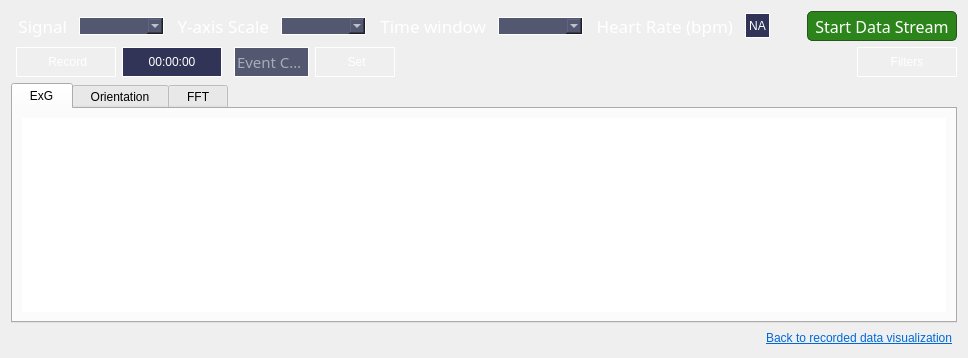
            <widget class="QWidget" name="page_plotsNoWidget">
             <property name="styleSheet">
              <string notr="true">QFrame{
	border:none;
}

QLabel{
	color: #FFF;
	padding:2px;
}

QLineEdit{
	background-color: #53576F;
	border: 1px solid #FFF;
	color: #FFF;
}

QComboBox{
	background-color: #53576F;
	border: 1px solid #FFF;
	color: #FFF;
}
QComboBox::drop-down{
	color: #FFF;
}
QComboBox QAbstractItemView{
	color: #FFF;
}
QComboBox QListView{
	color: #FFF;
}
QListView{
	color:#FFF;
}
QPushButton{
	border-radius: 1px;
	border: 1px solid #FFFFFF;
	background-position: left center;
    	background-repeat: no-repeat;
	color: #FFFFFF;
	text-align: center;
	padding: 2px
}
QPushButton:hover{
	background-color: rgb(61, 64, 89);
}
QPushButton:disabled{
	background-color: #3B3F57;
	color: #797979;
}

/*QPushButton{
	border-radius: 5px;
	background-position: left center;
    	background-repeat: no-repeat;
	border: none;
	border-left: 20px solid transparent;
	text-align: left;
	padding-left: 44px;
	color: rgb(189, 189, 189);
}
QPushButton:hover{
	background-color: rgb(61, 64, 89);
	border-left: 20px solid rgb(61, 64, 89);*/
</string>
             </property>
             <layout class="QVBoxLayout" name="verticalLayout_21">
              <item>
               <layout class="QHBoxLayout" name="horizontalLayout_32">
                <item>
                 <widget class="QLabel" name="label_signal">
                  <property name="font">
                   <font>
                    <family>DM Sans</family>
                    <pointsize>13</pointsize>
                    <weight>50</weight>
                    <italic>false</italic>
                    <bold>false</bold>
                   </font>
                  </property>
                  <property name="text">
                   <string>Signal</string>
                  </property>
                  <property name="alignment">
                   <set>Qt::AlignRight|Qt::AlignTrailing|Qt::AlignVCenter</set>
                  </property>
                 </widget>
                </item>
                <item>
                 <widget class="QComboBox" name="value_signal">
                  <property name="minimumSize">
                   <size>
                    <width>85</width>
                    <height>0</height>
                   </size>
                  </property>
                  <property name="maximumSize">
                   <size>
                    <width>16777215</width>
                    <height>16777215</height>
                   </size>
                  </property>
                 </widget>
                </item>
                <item>
                 <widget class="QLabel" name="label_yAxis">
                  <property name="font">
                   <font>
                    <family>DM Sans</family>
                    <pointsize>13</pointsize>
                    <weight>50</weight>
                    <italic>false</italic>
                    <bold>false</bold>
                   </font>
                  </property>
                  <property name="text">
                   <string>Y-axis Scale</string>
                  </property>
                  <property name="alignment">
                   <set>Qt::AlignRight|Qt::AlignTrailing|Qt::AlignVCenter</set>
                  </property>
                 </widget>
                </item>
                <item>
                 <widget class="QComboBox" name="value_yAxis">
                  <property name="minimumSize">
                   <size>
                    <width>85</width>
                    <height>0</height>
                   </size>
                  </property>
                  <property name="maximumSize">
                   <size>
                    <width>16777215</width>
                    <height>16777215</height>
                   </size>
                  </property>
                 </widget>
                </item>
                <item>
                 <widget class="QLabel" name="label_timeScale">
                  <property name="font">
                   <font>
                    <family>DM Sans</family>
                    <pointsize>13</pointsize>
                    <weight>50</weight>
                    <italic>false</italic>
                    <bold>false</bold>
                   </font>
                  </property>
                  <property name="text">
                   <string>Time window</string>
                  </property>
                  <property name="alignment">
                   <set>Qt::AlignRight|Qt::AlignTrailing|Qt::AlignVCenter</set>
                  </property>
                 </widget>
                </item>
                <item>
                 <widget class="QComboBox" name="value_timeScale">
                  <property name="minimumSize">
                   <size>
                    <width>85</width>
                    <height>0</height>
                   </size>
                  </property>
                  <property name="maximumSize">
                   <size>
                    <width>16777215</width>
                    <height>16777215</height>
                   </size>
                  </property>
                 </widget>
                </item>
                <item>
                 <widget class="QLabel" name="label_heartRate">
                  <property name="font">
                   <font>
                    <family>DM Sans</family>
                    <pointsize>13</pointsize>
                    <weight>50</weight>
                    <italic>false</italic>
                    <bold>false</bold>
                   </font>
                  </property>
                  <property name="text">
                   <string>Heart Rate (bpm)</string>
                  </property>
                  <property name="alignment">
                   <set>Qt::AlignRight|Qt::AlignTrailing|Qt::AlignVCenter</set>
                  </property>
                 </widget>
                </item>
                <item>
                 <widget class="QLabel" name="value_heartRate">
                  <property name="maximumSize">
                   <size>
                    <width>16777215</width>
                    <height>25</height>
                   </size>
                  </property>
                  <property name="styleSheet">
                   <string notr="true">border: 1px solid #FFF;
background-color: rgb(49, 52, 86)</string>
                  </property>
                  <property name="text">
                   <string>NA</string>
                  </property>
                  <property name="alignment">
                   <set>Qt::AlignCenter</set>
                  </property>
                 </widget>
                </item>
                <item>
                 <widget class="QFrame" name="frame_2">
                  <property name="frameShape">
                   <enum>QFrame::StyledPanel</enum>
                  </property>
                  <property name="frameShadow">
                   <enum>QFrame::Raised</enum>
                  </property>
                 </widget>
                </item>
                <item>
                 <widget class="QPushButton" name="btn_stream">
                  <property name="minimumSize">
                   <size>
                    <width>150</width>
                    <height>30</height>
                   </size>
                  </property>
                  <property name="maximumSize">
                   <size>
                    <width>16777215</width>
                    <height>16777215</height>
                   </size>
                  </property>
                  <property name="font">
                   <font>
                    <family>DM Sans</family>
                    <pointsize>12</pointsize>
                    <weight>50</weight>
                    <italic>false</italic>
                    <bold>false</bold>
                   </font>
                  </property>
                  <property name="cursor">
                   <cursorShape>PointingHandCursor</cursorShape>
                  </property>
                  <property name="styleSheet">
                   <string notr="true">QPushButton{
	border: 1px solid #25541C;
	border-radius: 5px;
	background-color: #2B851A;
	color: #FFF;
}

QPushButton:hover{
	border: 2px solid #FFF;
	border-radius: 5px;
	background-color: #2B851A;
	color: #FFF;
}

QPushButton:pressed{
	border: 2px solid #25541C;
	border-radius: 5px;
	background-color: #4D9033;
	color: #FFF;
}

</string>
                  </property>
                  <property name="text">
                   <string>Start Data Stream</string>
                  </property>
                 </widget>
                </item>
               </layout>
              </item>
              <item>
               <layout class="QHBoxLayout" name="horizontalLayout_35">
                <property name="leftMargin">
                 <number>5</number>
                </property>
                <item>
                 <layout class="QHBoxLayout" name="horizontalLayout_33">
                  <item>
                   <widget class="QPushButton" name="btn_record">
                    <property name="minimumSize">
                     <size>
                      <width>100</width>
                      <height>30</height>
                     </size>
                    </property>
                    <property name="cursor">
                     <cursorShape>PointingHandCursor</cursorShape>
                    </property>
                    <property name="text">
                     <string> Record</string>
                    </property>
                    <property name="icon">
                     <iconset resource="app_resources.qrc">
                      <normaloff>:/icons/icons/cil-circle.png</normaloff>
                      <normalon>:/icons/icons/icon_maximize.png</normalon>:/icons/icons/cil-circle.png</iconset>
                    </property>
                   </widget>
                  </item>
                  <item>
                   <widget class="QLabel" name="label_recording_time">
                    <property name="minimumSize">
                     <size>
                      <width>100</width>
                      <height>0</height>
                     </size>
                    </property>
                    <property name="maximumSize">
                     <size>
                      <width>150</width>
                      <height>30</height>
                     </size>
                    </property>
                    <property name="styleSheet">
                     <string notr="true">
border: 1px solid #FFF;
background-color: rgb(49, 52, 86)</string>
                    </property>
                    <property name="text">
                     <string>00:00:00</string>
                    </property>
                    <property name="alignment">
                     <set>Qt::AlignCenter</set>
                    </property>
                   </widget>
                  </item>
                 </layout>
                </item>
                <item>
                 <widget class="QFrame" name="frame_4">
                  <property name="frameShape">
                   <enum>QFrame::StyledPanel</enum>
                  </property>
                  <property name="frameShadow">
                   <enum>QFrame::Raised</enum>
                  </property>
                 </widget>
                </item>
                <item>
                 <layout class="QHBoxLayout" name="horizontalLayout_34">
                  <item>
                   <layout class="QVBoxLayout" name="verticalLayout_20">
                    <property name="spacing">
                     <number>0</number>
                    </property>
                    <item>
                     <widget class="QLineEdit" name="value_event_code">
                      <property name="maximumSize">
                       <size>
                        <width>75</width>
                        <height>30</height>
                       </size>
                      </property>
                      <property name="font">
                       <font>
                        <family>DM Sans</family>
                        <pointsize>11</pointsize>
                        <weight>50</weight>
                        <italic>false</italic>
                        <bold>false</bold>
                       </font>
                      </property>
                      <property name="styleSheet">
                       <string notr="true">font: 11pt </string>
                      </property>
                      <property name="placeholderText">
                       <string>Event Code</string>
                      </property>
                     </widget>
                    </item>
                   </layout>
                  </item>
                  <item>
                   <widget class="QPushButton" name="btn_marker">
                    <property name="minimumSize">
                     <size>
                      <width>80</width>
                      <height>30</height>
                     </size>
                    </property>
                    <property name="maximumSize">
                     <size>
                      <width>80</width>
                      <height>16777215</height>
                     </size>
                    </property>
                    <property name="cursor">
                     <cursorShape>PointingHandCursor</cursorShape>
                    </property>
                    <property name="text">
                     <string> Set</string>
                    </property>
                   </widget>
                  </item>
                 </layout>
                </item>
                <item>
                 <widget class="QFrame" name="frame_3">
                  <property name="minimumSize">
                   <size>
                    <width>450</width>
                    <height>0</height>
                   </size>
                  </property>
                  <property name="frameShape">
                   <enum>QFrame::StyledPanel</enum>
                  </property>
                  <property name="frameShadow">
                   <enum>QFrame::Raised</enum>
                  </property>
                 </widget>
                </item>
                <item>
                 <widget class="QPushButton" name="btn_plot_filters">
                  <property name="minimumSize">
                   <size>
                    <width>100</width>
                    <height>30</height>
                   </size>
                  </property>
                  <property name="cursor">
                   <cursorShape>PointingHandCursor</cursorShape>
                  </property>
                  <property name="text">
                   <string>Filters</string>
                  </property>
                  <property name="icon">
                   <iconset resource="app_resources.qrc">
                    <normaloff>:/icons/icons/cil-options.png</normaloff>:/icons/icons/cil-options.png</iconset>
                  </property>
                  <property name="iconSize">
                   <size>
                    <width>16</width>
                    <height>12</height>
                   </size>
                  </property>
                 </widget>
                </item>
               </layout>
              </item>
              <item>
               <widget class="QTabWidget" name="tabWidget">
                <property name="styleSheet">
                 <string notr="true"/>
                </property>
                <property name="currentIndex">
                 <number>0</number>
                </property>
                <widget class="QWidget" name="exg">
                 <attribute name="title">
                  <string>  ExG  </string>
                 </attribute>
                 <layout class="QHBoxLayout" name="horizontalLayout_21">
                  <item>
                   <widget class="PlotWidget" name="plot_exg"/>
                  </item>
                 </layout>
                </widget>
                <widget class="QWidget" name="orn">
                 <attribute name="title">
                  <string>  Orientation  </string>
                 </attribute>
                 <layout class="QHBoxLayout" name="horizontalLayout_22">
                  <item>
                   <widget class="GraphicsLayoutWidget" name="plot_orn"/>
                  </item>
                 </layout>
                </widget>
                <widget class="QWidget" name="fft">
                 <attribute name="title">
                  <string>  FFT  </string>
                 </attribute>
                 <layout class="QHBoxLayout" name="horizontalLayout_23">
                  <item>
                   <widget class="PlotWidget" name="plot_fft"/>
                  </item>
                 </layout>
                </widget>
               </widget>
              </item>
              <item>
               <widget class="QLabel" name="label_7">
                <property name="text">
                 <string>&lt;html&gt;&lt;head/&gt;&lt;body&gt;&lt;p&gt;&lt;a href=&quot;mentalab.com&quot;&gt;&lt;span style=&quot; text-decoration: underline; color:#0069d9;&quot;&gt;Back to recorded data visualization&lt;/span&gt;&lt;/a&gt;&lt;/p&gt;&lt;/body&gt;&lt;/html&gt;</string>
                </property>
                <property name="alignment">
                 <set>Qt::AlignRight|Qt::AlignTrailing|Qt::AlignVCenter</set>
                </property>
                <property name="openExternalLinks">
                 <bool>true</bool>
                </property>
               </widget>
              </item>
             </layout>
            </widget>
